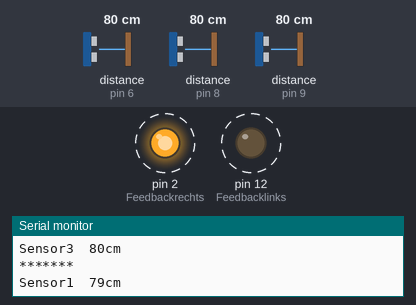
Bench run of a sketch on a simulated Arduino Uno, built with avr-gcc and run on an emulated ATmega328P. Shown: output pins drawn as LEDs (lit = HIGH), the last lines printed to the serial monitor. Wiring (inferred from the names in the program): 3 × ultrasonic range finder: trigger pin 5, echo pin 6 / trigger pin 7, echo pin 8 / trigger pin 10, echo pin 9. Dashed ring = blinking. The test bench sets the inputs (shaded band); at power-on: distance to the obstacle (sensors on pin 9, pin 8, pin 6) 80 cm. The echo pulse lasts 58.3 µs per cm; pins used as bus, display or sensor lines are not drawn.

Above: at 0.92 s.
1.5 s: distance to the obstacle (sensor on pin 9) set to 54 cm
4.8 s: distance to the obstacle (sensor on pin 9) set to 45 cm
At 4.82 s:
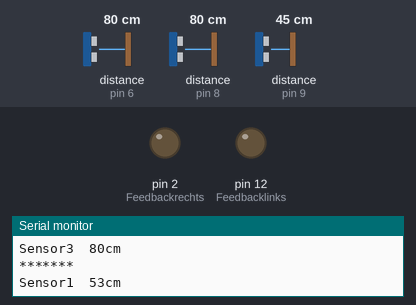
At 5.19 s:
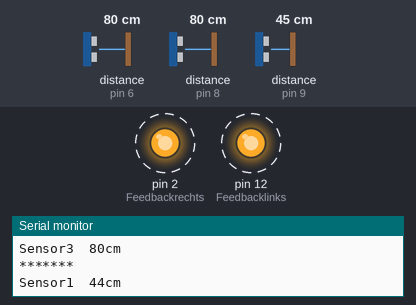
8.1 s: distance to the obstacle (sensor on pin 8) set to 12 cm
At 8.8 s:
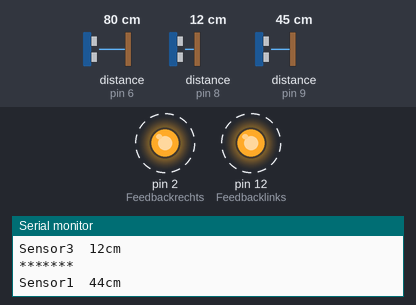
11.4 s: distance to the obstacle (sensor on pin 6) set to 120 cm
14.7 s: distance to the obstacle (sensor on pin 6) set to 2 cm
At 15.37 s:
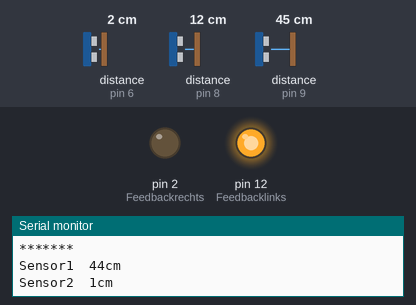
18.0 s: distance to the obstacle (sensor on pin 6) set to 35 cm
Timing chart, 0 to 22.3 s (numbered marks = the images above; inputs shaded):
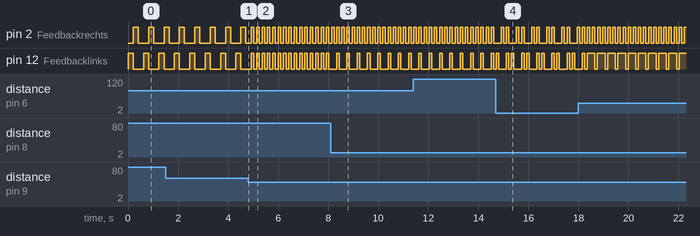

The sketch:

Smartwalkerv1.ino
```cpp
/* with this code you can make a walker smart: which means the walker can see obstacles and give feedback to the 'driver'. This concept is developed in cooperation with a deafblind man and howest university of applied sciences.
 *  The students who worked on this projects are : Dubois Simon, Maes Bernd and Thierens Aaron
 */

#include <Wire.h>
#include <BH1750.h>
BH1750 lightMeter(0x23);

const int Triggerpinvooraan = 10;//9
const int Echopinvooraan = 9;//10

const int Triggerpinlinks = 5;//5
const int Echopinlinks = 6;//6

const int Triggerpinrechts = 7;
const int Echopinrechts = 8;

const int Feedbacklinks = 12;
const int Feedbackrechts = 2;

const int LEDs_rood = 3;
const int LEDs_wit = 4;

long duration;
int distance =0;

long durationlinks;
int distancelinks =0;

long durationrechts;
int distancerechts =0;

void setup() {
  pinMode(Triggerpinvooraan, OUTPUT);
  pinMode(Echopinvooraan, INPUT);

  pinMode(Triggerpinlinks, OUTPUT);
  pinMode(Echopinlinks, INPUT);

  pinMode(Triggerpinrechts, OUTPUT);
  pinMode(Echopinrechts, INPUT);

  pinMode(Feedbacklinks, OUTPUT);
  pinMode(Feedbackrechts, OUTPUT);

  Serial.begin(9600);
  Wire.begin();
  if (lightMeter.begin(BH1750::CONTINUOUS_HIGH_RES_MODE)) {
    Serial.println(F("BH1750 Advanced begin"));
  }
  else {
    Serial.println(F("Error initialising BH1750"));
  }

}

void loop() {
  long durationvooraan, distancevooraan;
  digitalWrite(Triggerpinvooraan, LOW);  // Added this line
  delayMicroseconds(2); // Added this line
  digitalWrite(Triggerpinvooraan, HIGH);
  delayMicroseconds(10); // Added this line
  digitalWrite(Triggerpinvooraan, LOW);
  durationvooraan = pulseIn(Echopinvooraan, HIGH);
  distancevooraan = (durationvooraan/2) / 29.1;

    Serial.print ( "Sensor1  ");
    Serial.print ( distancevooraan);
    Serial.println("cm");
    if (distancevooraan<120){
      if (distancevooraan<90){
        if (distancevooraan<50){
        digitalWrite(Feedbacklinks, HIGH);
        digitalWrite(Feedbackrechts, HIGH);
        delay(100);
        digitalWrite(Feedbacklinks, LOW);
        digitalWrite(Feedbackrechts, LOW);
        delay(100);
       }
      else {
        digitalWrite(Feedbacklinks, HIGH);
        delay(200);
        digitalWrite(Feedbacklinks, LOW);
        digitalWrite(Feedbackrechts,HIGH);
        delay(200);
        digitalWrite(Feedbackrechts, LOW);
        delay(200);
      }
    }
    else {
      digitalWrite(Feedbacklinks, HIGH);
      digitalWrite(Feedbackrechts,HIGH);
    }
  }
     else {
      digitalWrite(Feedbacklinks && Feedbackrechts, LOW);
    }


long durationlinks, distancelinks;
  digitalWrite(Triggerpinlinks, LOW);  // Added this line
  delayMicroseconds(2); // Added this line
  digitalWrite(Triggerpinlinks, HIGH);
  delayMicroseconds(10); // Added this line
  digitalWrite(Triggerpinlinks, LOW);
  durationlinks = pulseIn(Echopinlinks, HIGH);
  distancelinks= (durationlinks/2) / 29.1;
    Serial.print("Sensor2  ");
    Serial.print(distancelinks);
    Serial.println("cm");
   if (distancelinks<40){
      if (distancelinks<30){
        if (distancelinks<15){
        digitalWrite(Feedbacklinks, HIGH);
        delay(100);
        digitalWrite(Feedbacklinks, LOW);
        delay(100);
       }
      else {
        digitalWrite(Feedbacklinks, HIGH);
        delay(200);
        digitalWrite(Feedbacklinks, LOW);
        delay(200);
      }
    }
    else {
      digitalWrite(Feedbacklinks, HIGH);
    }
  }
     else {
      digitalWrite(Feedbacklinks, LOW);
    }


  long durationrechts, distancerechts;
  digitalWrite(Triggerpinrechts, LOW);  // Added this line
  delayMicroseconds(2); // Added this line
  digitalWrite(Triggerpinrechts, HIGH);
  delayMicroseconds(10); // Added this line
  digitalWrite(Triggerpinrechts, LOW);
  durationrechts = pulseIn(Echopinrechts, HIGH);
  distancerechts= (durationrechts/2) / 29.1;
    Serial.print("Sensor3  ");
    Serial.print(distancerechts);
    Serial.println("cm");
    Serial.println("*******");
    if (distancerechts<40){
      if (distancerechts<30){
        if (distancerechts<15){
        digitalWrite(Feedbackrechts, HIGH);
        delay(100);
        digitalWrite(Feedbackrechts, LOW);
        delay(100);
       }
      else {
        digitalWrite(Feedbackrechts, HIGH);
        delay(200);
        digitalWrite(Feedbackrechts, LOW);
        delay(200);
      }
    }
    else {
      digitalWrite(Feedbackrechts, HIGH);
    }
  }
     else {
      digitalWrite(Feedbackrechts, LOW);
    }


}
```

Measured:
- the behaviour switches between 51 and 50 cm on distance to the obstacle (sensor on pin 9) (found by bisection; images 0 and 1)
- after the input at 4.8 s, pin 2 (Feedbackrechts): alternates HIGH for 0.10 s and LOW for 0.11 s, starting after 0.13 s; pin 12 (Feedbacklinks): alternates HIGH for 0.10 s and LOW for 0.11 s, starting after 0.23 s
- after the input at 8.1 s, pin 12 (Feedbacklinks): alternates HIGH for 0.10 s and LOW for 0.31 s, starting after 0.24 s
- by itself, pin 2 (Feedbackrechts), pin 12 (Feedbacklinks): alternates HIGH for 0.20 s and LOW for 0.41 s
